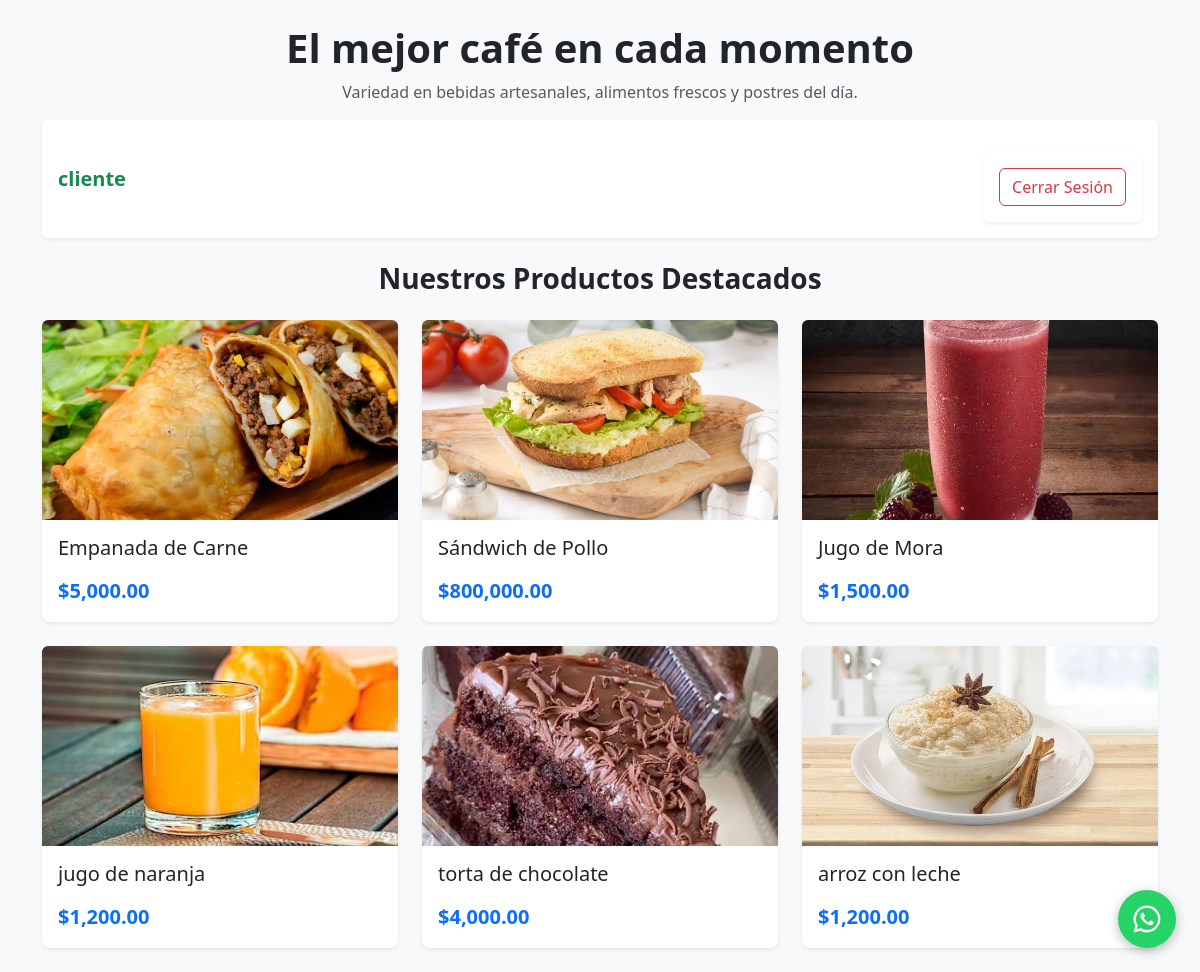
The page /cliente.php (signed in) on the database its author committed.
### tables this page shows
CREATE TABLE `productos` (
  `id` int NOT NULL,
  `nombre` varchar(100) NOT NULL,
  `categoria` enum('alimento','postre','bebida') NOT NULL,
  `precio` decimal(10,2) NOT NULL,
  `imagen` varchar(60) NOT NULL,
  `estado` enum('activo','inactivo') DEFAULT 'activo'
);

### cliente.php (the view, shortened to what this page needs)
<?php
include("config/conexion.php");
$sql = "SELECT * FROM productos";
$resultado = $conexion->query($sql);
?>
<!DOCTYPE html>
<html lang="es">
<head>
    <link href="js/bootstrap.min.css" rel="stylesheet">
    <link href="css/bootstrap.min.css" rel="stylesheet">
</head>
<body class="bg-light">
    <div class="container py-4">
        <div class="text-center mb-4">
            <h1 class="fw-bold">El mejor café en cada momento</h1>
            <p class="text-muted">Variedad en bebidas artesanales, alimentos frescos y postres del día.</p>
            <div class="d-flex justify-content-between align-items-center mt-3 p-3 bg-white shadow-sm rounded">
                <span class="fs-5 fw-bold text-success">cliente</span>
                <div class="d-flex justify-content-between align-items-center mt-3 p-3 bg-white shadow-sm rounded">
                <div>
                    <a href="login.php?logout=1" class="btn btn-outline-danger">Cerrar Sesión</a>
                </div>
            </div>
            </div>
        </div>
        <h3 class="text-center mb-4 fw-bold">Nuestros Productos Destacados</h3>
        <div class="row row-cols-1 row-cols-md-3 g-4">
            <?php while ($fila = $resultado->fetch_assoc()) { ?>
                <div class="col">
                    <div class="card h-100 shadow-sm border-0 rounded-3">
                        <?php if (!empty($fila['imagen'])): ?>
                            <img src="images/<?php echo htmlspecialchars($fila['imagen']); ?>" class="card-img-top rounded-top" alt="<?php echo htmlspecialchars($fila['nombre']); ?>" style="height: 200px; object-fit: cover;">
                        <?php else: ?>
                            <div class="bg-secondary text-white d-flex align-items-center justify-content-center rounded-top" style="height: 200px;">
                                Sin Imagen
                            </div>
                        <?php endif; ?>
                        <div class="card-body d-flex flex-column justify-content-between">
                            <div>
                                <h5 class="card-title"><?php echo htmlspecialchars($fila['nombre']); ?></h5>
                            </div>
                            <p class="card-text text-primary fw-bold fs-5 mt-2 mb-0">
                                $<?php echo number_format((float) $fila['precio'], 2); ?>
                            </p>
                        </div>
                    </div>
                </div>
            <?php } ?>
        </div>
    </div>
    <?php include __DIR__ . '/includes/whatsapp.php'; ?>
</body>
</html>

### rows shown on the page
productos: imagen (picture), nombre "Empanada de Carne", precio "5,000.00"
productos: imagen (picture), nombre "Sándwich de Pollo", precio "800,000.00"
productos: imagen (picture), nombre "Jugo de Mora", precio "1,500.00"
productos: imagen (picture), nombre "jugo de naranja", precio "1,200.00"
productos: imagen (picture), nombre "torta de chocolate", precio "4,000.00"
productos: imagen (picture), nombre "arroz con leche", precio "1,200.00"
